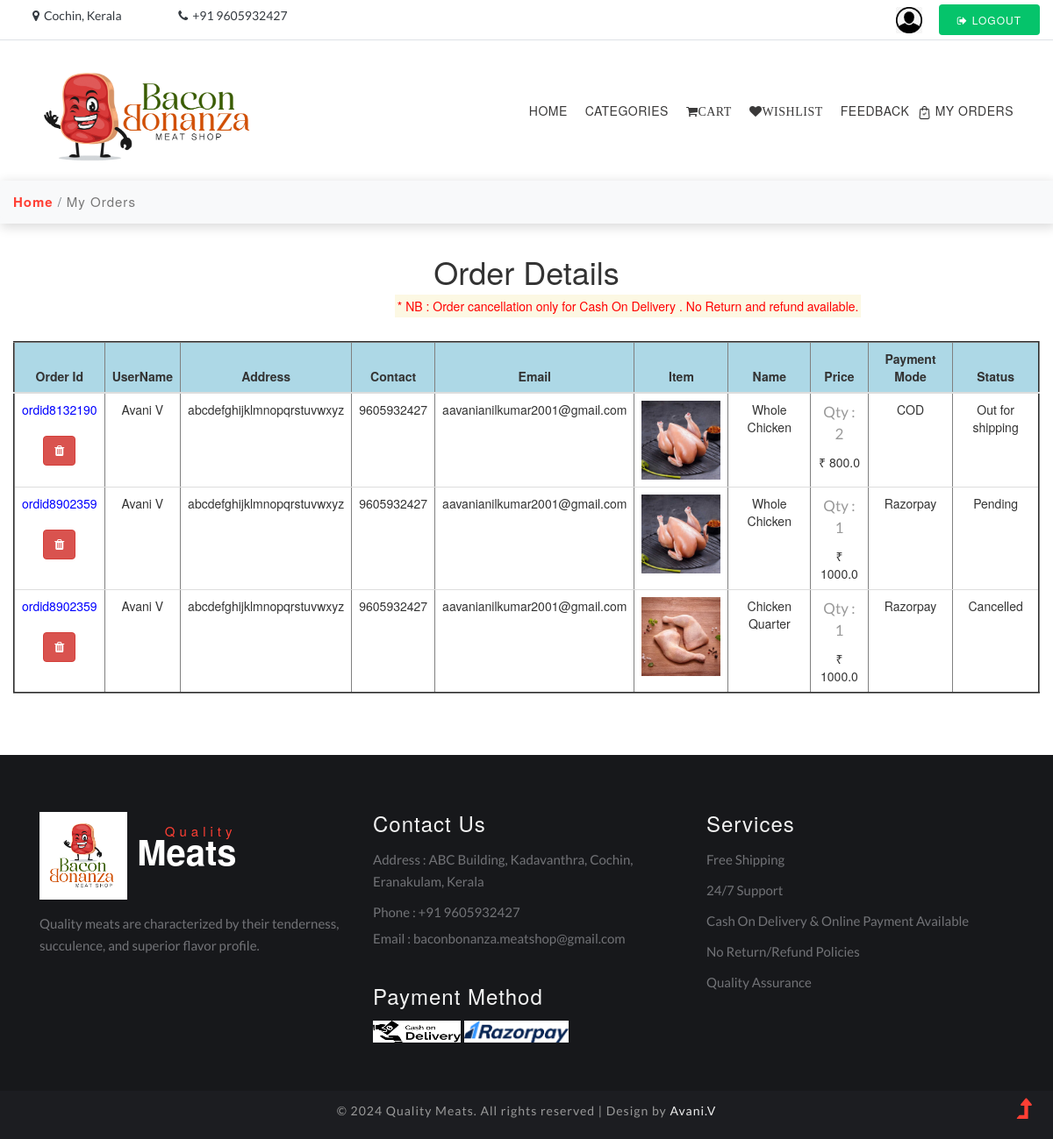
The page /user_my_orders (signed in) on the database its author committed.
### meatapp/models.py (models this page shows)
class Order(models.Model):
    customer = models.ForeignKey(u_register, on_delete=models.CASCADE)
    cart = models.ForeignKey(Cart, on_delete=models.CASCADE, null=True,blank=True)  # Adjust according to your requirements
    product = models.ForeignKey(add_product, on_delete=models.CASCADE)
    delivery_person = models.ForeignKey(d_register, on_delete=models.SET_NULL, null=True, blank=True)
    so_fname = models.CharField(max_length=20, null=False)
    so_lname = models.CharField(max_length=20)
    so_email = models.EmailField(null=False)
    so_phone = models.IntegerField(null=False)
    so_address = models.TextField(null=False)
    so_district = models.CharField(max_length=20, null=False)
    so_city = models.CharField(max_length=20, null=False)
    so_pincode = models.IntegerField(null=False)
    add_message = models.CharField(max_length=250)
    order_status = (
        ('Pending', 'Pending'),
        ('Out For Shipping', 'Out For Shipping'),
        ('Delivered', 'Delivered'),
        ('Cancelled', 'Cancelled'),
    )
    status = models.CharField(max_length=150, choices=order_status, default='Pending')
    quantity = models.IntegerField(null=False)
    total_price = models.FloatField(null=False)
    payment_mode = models.CharField(max_length=150, null=False)
    payment_id = models.CharField(max_length=150, null=True)
    order_id = models.CharField(max_length=150, null=False)
    tracking_no = models.CharField(max_length=150, null=True)
    created_at = models.DateTimeField(auto_now_add=True)
    updated_at = models.DateTimeField(auto_now=True)

class u_register(models.Model):
    u_name = models.CharField(max_length=20)
    email = models. EmailField()
    u_phno = models.IntegerField()
    u_img = models.FileField()
    username = models.CharField(max_length=10,unique=True)
    password = models.CharField(max_length=10)
    u_address = models.CharField(max_length=100)
    u_district = models.CharField(max_length=20)
    u_city = models.CharField(max_length=20)
    u_pincode = models.IntegerField()

class add_product(models.Model):
    pro_id = models.CharField(max_length=10)
    pro_name = models.CharField(max_length=20)
    description = models.CharField(max_length=150)
    quantity = models.IntegerField()
    price = models.IntegerField()
    pro_img = models.FileField()

### meatapp/views.py (the view)
# urls.py: path('user_my_orders',views.my_ordrs),
def my_ordrs(re):
    if 'uid' in re.session:
        user = u_register.objects.get(username=re.session['uid'])
        order = Order.objects.filter(customer=user)
        return render(re, 'user_my_orders.html', {'data': order})
    return redirect(login)

### template/user_my_orders.html (shortened to what this page needs)
<!DOCTYPE html>
<html lang="zxx">
{% load static %}
<head>
	<link rel="stylesheet" href="https://cdnjs.cloudflare.com/ajax/libs/font-awesome/4.7.0/css/font-awesome.min.css">
	<link rel="stylesheet" href="{%static 'css/bootstrap.css' %}">
	<link rel="stylesheet" href="{%static 'css/style.css' %}" type="text/css" media="all" />
	<link href="{%static 'css/font-awesome.min.css' %}" rel="stylesheet">
	<link rel="stylesheet" href="https://maxcdn.bootstrapcdn.com/bootstrap/3.4.1/css/bootstrap.min.css">
</head>
<body>
	<header id="home">
		<div class="top-bar py-2 border-bottom">
			<div class="container">
				<div class="row middle-flex">
					<div class="col-xl-7 col-md-5 top-social-agile mb-md-0 mb-1 text-lg-left text-center">
						<div class="row">
							<div class="col-xl-3 col-6 header-top_w3layouts">
								<p class="text-da">
									<span class="fa fa-map-marker mr-2"></span>Cochin, Kerala
								</p>
							</div>
							<div class="col-xl-3 col-6 header-top_w3layouts">
								<p class="text-da">
									<span class="fa fa-phone mr-2"></span>+91 9605932427
								</p>
							</div>
							<div class="col-xl-6"></div>
						</div>
					</div>
					<div class="col-xl-5 col-md-7 top-social-agile text-md-right text-center pr-sm-0 mt-md-0 mt-2">
						<div class="row middle-flex">
							<div class="col-lg-12 col-4 top-w3layouts p-md-0 text-right">
								<a href="../my_profile" style="margin-right:15px;">
									<img src="{%static 'images/user-profile.png' %}" height="30px" width="30px"></a>
								<a href="../home" class="btn login-button-2 text-uppercase text-wh">
									<span class="fa fa-sign-out mr-2"></span>Logout</a>
							</div>
						</div>
					</div>
				</div>
			</div>
		</div>
	</header>
	<div class="main-top py-1">
		<div class="container">
			<div class="nav-content">
				<h1>
					<a id="logo" class="logo" href="user_home">
						<img src="{%static 'images/logo1.jpg' %}" alt="" class="img-fluid" height="350px" width="250px">
					</a>
				</h1>
				<div class="nav_web-dealingsls">
					<nav>
						<ul class="menu">
							<li><a href="../user_home">Home</a></li>
							<li><a href="../user_category">Categories</a></li>
							<li class="nav-item "><a href="../cart" class="fa fa-shopping-cart">Cart</a></li>
							<li class="nav-item "><a href="../wishlist" class="fa fa-heart">Wishlist</a></li>
							<li><a href="../user_feedback">Feedback</a></li>
							<li><a href="../user_my_orders"><img src="{%static 'images/shopping-bag.png' %}" height="15px" width="15px"> My Orders</a></li>
						</ul>
					</nav>
				</div>
			</div>
		</div>
	</div>
	<div class="breadcrumb-agile bg-light py-2">
		<ol class="breadcrumb bg-light m-0">
			<li class="breadcrumb-item">
				<a href="../user_home">Home</a>
			</li>
			<li class="breadcrumb-item active" aria-current="page">My Orders</li>
		</ol>
	</div>
	{% if not data %}
		<img src="{%static 'images/empty_order.png' %}" style="margin-left:580px; margin-top:50px;"><br>
		<a href="../user_category" class="btn btn-warning btn-lg" style="width:300px; margin-left:600px; margin-top:20px; color:white;">ORDER NOW</a>
	{% else %}
		<div class="map-full">
			<div class="contact-box">
				<div class="container">
					<div class="row">
						<div class="col-lg-12 mt-4">
							<div class="heading-title text-center">
								<h1>Order Details</h1>
							</div>
						</div>
					</div>
				</div>
			</div>
		</div>
		<mark style="color:red; background-color:light; margin-left:450px;">* NB : Order cancellation only for Cash On Delivery . No Return and refund available.</mark>
		<div class="map-full">
			<div class="contact-box">
				<div class="container-fluid">
					<table class="table table-stripped mt-5" border="2">
						<thead>
							<tr style="background-color:lightblue;">
								<th><center>Order Id</center></th>
								<th><center>UserName</center></th>
								<th><center>Address</center></th>
								<th><center>Contact</center></th>
								<th><center>Email</center></th>
								<th><center>Item</center></th>
								<th><center>Name</center></th>
								<th><center>Price</center></th>
								<th><center>Payment Mode</center></th>
								<th><center>Status</center></th>
							</tr>
						</thead>
						<tbody>
							{% for i in data %}
							<tr>
								<td style="color:blue;">
									<center>{{i.order_id}}<br>
									<a href="{% url 'cancel_order' i.id %}" class="btn btn-danger fa fa-trash" style="margin-top:20px;"></a></center>
								</td>
								<td><center>{{i.customer.u_name}}</center></td>
								<td><center>{{i.so_address}}</center></td>
								<td><center>{{i.so_phone}}</center></td>
								<td><center>{{i.so_email}}</center></td>
								<td>
									<center><img src="{{i.product.pro_img.url}}" height="90" width="90"></center></td>
								<td><center>{{i.product.pro_name}}</center></td>
								<td>
									<center><p>Qty : {{i.quantity}}</p>
										₹ {{i.total_price}}</center>
								</td>
								<td><center>{{i.payment_mode}}</center></td>
								<td><center>{{i.status}}</center></td>
							</tr>
							{% endfor %}
						</tbody>
					</table>
				</div>
			</div>
		</div>
	{% endif %}
	<footer class="py-5" style="margin-top:50px;">
		<div class="container py-xl-4">
			<div class="row footer-top">
				<div class="col-lg-4 footer-grid_section_1its footer-text">
					<h2>
						<a class="logo text-wh" href="">
							<img src="{%static 'images/logo.jpg' %}" height="200px" width="100px" alt="logo" class="img-fluid"><span>Quality</span> Meats
						</a>
					</h2>
					<p class="mt-lg-4 mt-3 mb-lg-5 mb-4">Quality meats are characterized by their tenderness,
						succulence, and superior flavor profile.</p>
				</div>
				<div class="col-lg-4 footer-grid_section_1its my-lg-0 my-sm-4 my-4">
					<div class="footer-title">
						<h3>Contact Us</h3>
					</div>
					<div class="footer-text mt-4">
						<p>Address : ABC Building, Kadavanthra, Cochin, Eranakulam, Kerala</p>
						<p class="my-2">Phone : +91 9605932427</p>
						<p>Email : <a href="mailto:baconbonanza.meatshop@gmail.com">baconbonanza.meatshop@gmail.com</a></p>
					</div>
					<div class="footer-title mt-4 pt-md-2">
						<h3>Payment Method</h3>
					</div>
					<ul class="list-unstyled payment-links mt-4">
						<li>
							<a href="login"><img src="{%static 'images/cod_image.png' %}" alt="py1" height="25px" width="100px"></a>
						</li>
						<li>
							<a href="login."><img src="{%static 'images/razorpay_image.png' %}" alt="py2" height="25px"></a>
						</li>
					</ul>
				</div>
				<div class="col-lg-4 footer-grid_section_1its">
					<div class="footer-title">
						<h3>Services</h3>
					</div>
					<div class="footer-text mt-4">
						<p>Free Shipping</p>
						<p>24/7 Support</p>
						<p>Cash On Delivery & Online Payment Available</p>
						<p>No Return/Refund Policies</p>
						<p>Quality Assurance</p>
					</div>
				</div>
			</div>
		</div>
	</footer>
	<div class="cpy-right text-center py-3">
		<p>© 2024 Quality Meats. All rights reserved | Design by
			<a href=""> Avani.V</a>
		</p>
	</div>
	<a href="#home" class="move-top text-center">
		<span class="fa fa-level-up" aria-hidden="true"></span>
	</a>
</body>
</html>

### static/css/style.css (style rules this page uses)
body { padding: 0; margin: 0; background: #FFF; font-family: 'Lato', sans-serif; }
h1, h2, h3, h4, h5, h6 { margin: 0; padding: 0; font-family: 'Barlow Semi Condensed', sans-serif; }
p { margin: 0; padding: 0; font-size: 17px; line-height: 25px; color: #999; font-family: 'Lato', sans-serif; font-weight: normal; }
ul, ol { margin: 0; padding: 0; }
.text-wh { color: #fff; }
.text-da { color: #343a40; }
html { scroll-behavior: smooth; }
a.move-top { position: fixed; bottom: 1.5%; right: 2%; z-index: 0; }
a.move-top span { color: #ff3f34; font-size: 30px; }
.header-top_w3layouts { padding: 0 .5em; }
nav li:last-child { margin: 0; }
.header-top_w3layouts p, .header-w3layouts p, .top-w3layouts p { font-size: 14px; }
a.login-button-2 { letter-spacing: 1px; font-size: 12px; background: #05c46b; padding: 8px 20px; border-radius: 4px; color: #fff; }
.middle-flex { align-items: center; }
.nav-content { display: flex; align-items: center; }
.nav_web-dealingsls { margin-left: auto; }
nav { margin: 0; padding: 0; }
nav:after { content: ""; display: table; clear: both; }
nav ul { padding: 0; margin: 0; list-style: none; position: relative; }
nav ul li { display: inline-block; float: left; }
nav li { margin: 0 10px; }
nav a { color: #3a3939; font-weight: 400; font-size: 14px; display: inline-block; text-transform: uppercase; letter-spacing: .5px; }
li>a:only-child:after { content: ''; }
a.logo { color: #3a3939; font-size: 40px; padding: 0; font-weight: bold; position: relative; }
a.logo span { color: #ff3f34; font-size: 15px; letter-spacing: 5px; font-weight: 500; position: absolute; right: 0; top: -2px; }
footer { background: #17181b; }
h2 a.logo { color: #fff; }
.footer-text p, .footer-text p a, .contact-info p { color: #727377; font-size: 15px; }
.footer-title h3 { font-size: 24px; color: #f3f3f3; letter-spacing: 1px; }
.payment-links li { display: inline-block; }
.cpy-right { background: #1c1d21; }
.cpy-right p { letter-spacing: 1px; font-size: 14px; }
.cpy-right p a { color: #eee; }
.breadcrumb-agile { box-shadow: 2px 3px 12px 1px rgba(0, 0, 0, 0.15); }
.breadcrumb li a { color: #ff3f34; font-weight: bold; }
.breadcrumb li { letter-spacing: 1px; color: #000; font-size: 15px; }

### rows shown on the page
Order: order_id "ordid8132190", customer.u_name "Avani V", so_address "abcdefghijklmnopqrstuvwxyz", so_phone "9605932427", so_email "aavanianilkumar2001@gmail.com", product.pro_img (picture), product.pro_name "Whole Chicken", quantity "2", total_price "800.0", payment_mode "COD", status "Out for shipping"
Order: order_id "ordid8902359", customer.u_name "Avani V", so_address "abcdefghijklmnopqrstuvwxyz", so_phone "9605932427", so_email "aavanianilkumar2001@gmail.com", product.pro_img (picture), product.pro_name "Whole Chicken", quantity "1", total_price "1000.0", payment_mode "Razorpay", status "Pending"
Order: order_id "ordid8902359", customer.u_name "Avani V", so_address "abcdefghijklmnopqrstuvwxyz", so_phone "9605932427", so_email "aavanianilkumar2001@gmail.com", product.pro_img (picture), product.pro_name "Chicken Quarter", quantity "1", total_price "1000.0", payment_mode "Razorpay", status "Cancelled"
